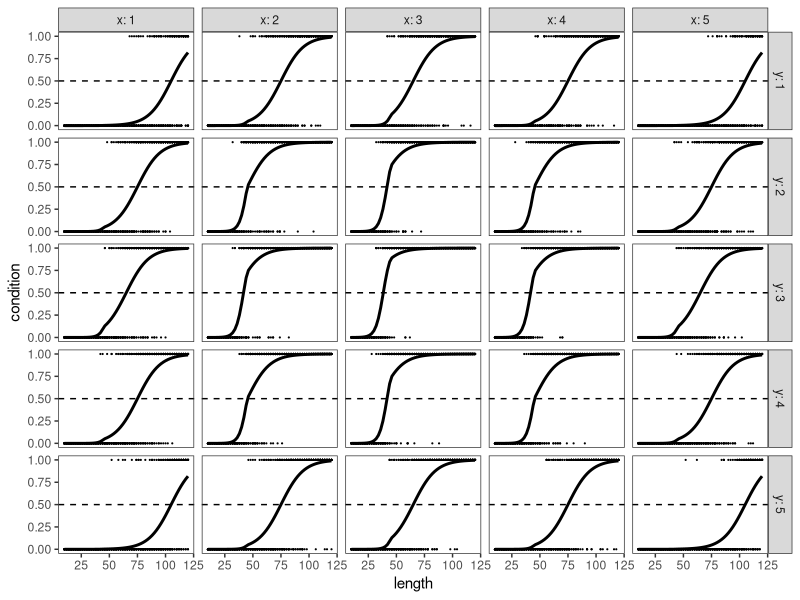
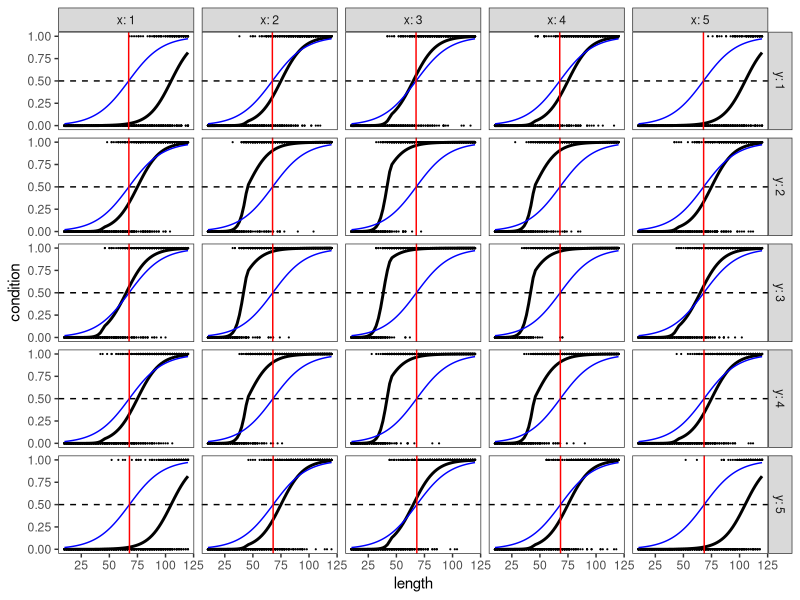
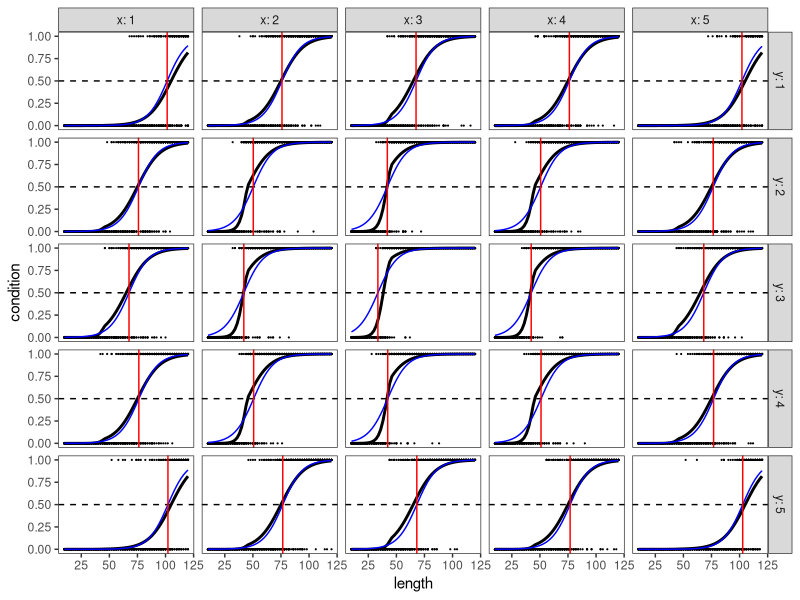
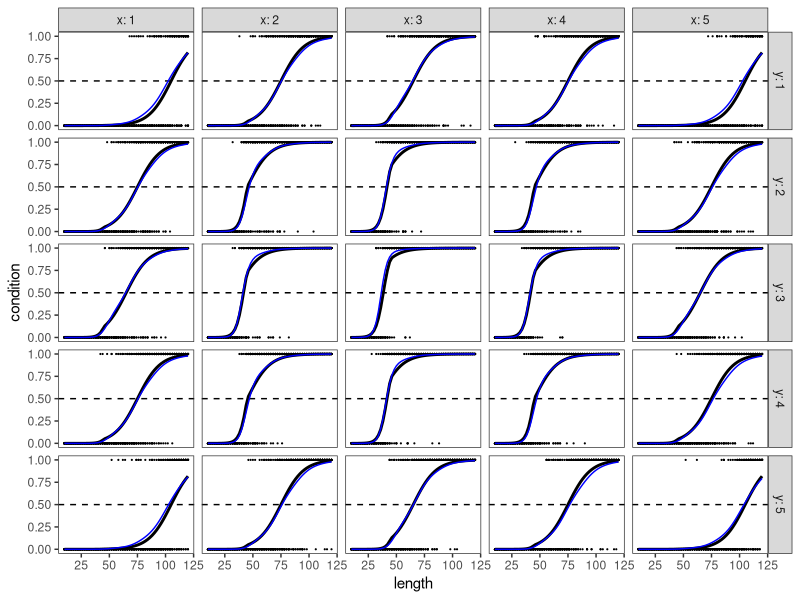
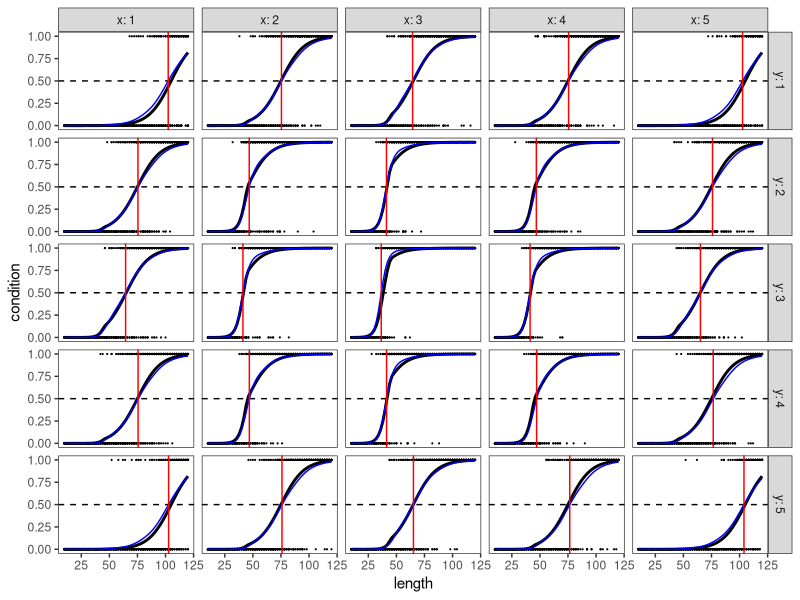
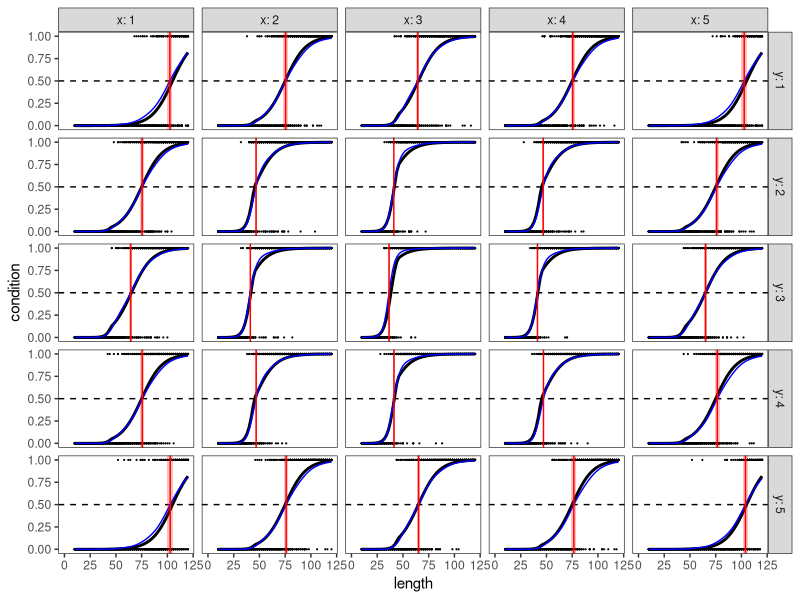

Here is the R script that generated these plots, in order:
## ---- chunk 1
knitr::opts_chunk$set(echo = TRUE, cache = FALSE,  fig.path = "figures/L50-", dpi = 250)
## ---- chunk 2
library(dplyr)   #for working with data frames
library(tidyr)   #for working with data frames
library(ggplot2) #for generating plots
library(mgcv)    #for fitting nonlinear (generalized additive) models

set.seed(1)
## ---- chunk 3
dat = crossing(x = 1:5,  #x and y occur across a 5x5 grid
               y = 1:5, 
               #2 mm length bins, spanning from 10 to 120 mm.
               length = seq(10,120, by = 2), 
               #10 replicates at each size bin.
               rep = 1:10) %>%
  mutate(
    #create values on the link (logit) scale. In this data, maturation is
    #fastest in the middle of the range (x=3,y=3), and the length at maturity
    #curve is based off a two-part logistic function that changes slope at L = 45 mm
    prob_logit = 2 -(x-3)^2 - (y-3)^2 + ifelse(length<45, 0.3*(length-45),0.1*(length-45)),
    prob = plogis(prob_logit),
    condition = rbinom(n = n(), prob = prob,size = 1))
## ---- chunk 4
head(dat)
## ---- chunk 5
raw_data_plot = ggplot(dat, aes(x = length, y = condition))+ 
  facet_grid(y~x, labeller = label_both) + 
  geom_point(size=0.1)+
  geom_line(aes(y=prob), size=1)+
  geom_hline(yintercept = 0.5,linetype=2)+
  theme_bw()+
  theme(panel.grid = element_blank())
  

raw_data_plot
## ---- chunk 6
l_mat_linear = glm(condition ~ 1 + length + x + y, data = dat, family=binomial(link = "logit"))
## ---- chunk 7
dat_pred = crossing(x = unique(dat$x),
                    y = unique(dat$y),
                    length = 0, #dummy value of length. Set to zero so it will not affect the predictions
                    condition = 1 #dummy value of condition; will not affect predicted L50 values, but it is needed for building the model matrix.
                    )
## ---- chunk 8
linear_model_matrix = model.matrix(l_mat_linear$formula, dat_pred)
## ---- chunk 9
linear_coef = coef(l_mat_linear)

L50_numerator = linear_model_matrix%*%linear_coef #matrix multiplication of 
L50_denominator = linear_coef[["length"]]

dat_pred$L50_linear = -L50_numerator/L50_denominator
## ---- chunk 10

linear_l50_plot = raw_data_plot +
  geom_line(aes(y=fitted(l_mat_linear)),color="blue")+
  geom_vline(data =dat_pred, aes(xintercept = L50_linear), linetype=1, color="red")
  

linear_l50_plot
## ---- chunk 11
l_mat_quad = glm(condition ~ 1 + length + x +I(x^2) + y + I(y^2), data = dat, family=binomial(link = "logit"))

quad_model_matrix = model.matrix(l_mat_quad$formula, dat_pred)
quad_coef = coef(l_mat_quad)

L50_numerator = quad_model_matrix%*%quad_coef 
L50_denominator = quad_coef[["length"]]

dat_pred$L50_quad = -L50_numerator/L50_denominator

quad_l50_plot = raw_data_plot +
  geom_line(aes(y=fitted(l_mat_quad)),color="blue")+
  geom_vline(data =dat_pred, aes(xintercept = L50_quad), linetype=1, color="red")
  

quad_l50_plot
## ---- chunk 12
l_mat_gam = gam(condition ~ 1 + s(length) +s(x, y, k=5), data = dat, family=binomial(link = "logit"))
## ---- chunk 13
gam_plot = raw_data_plot +
  geom_line(aes(y=fitted(l_mat_gam)),color="blue")

gam_plot
## ---- chunk 14
get_link_sqrt = function(length, coefs, covar, model){
  covar$length = length
  #this returns the linear predictors corresponding to the new data. 
  lp_matrix = predict(model,newdata = covar, type="lpmatrix") 
  
  #to get predictions on the link scale, we'll use matrix multiplication to
  #multiply the lp_matrix times the vector of coefficients.
  link_pred = lp_matrix%*%coefs
  return(link_pred^2)
}
## ---- chunk 15
test_l50 = optimize(get_link_sqrt,interval = c(0,150),
                    coefs = coef(l_mat_gam),
                    covar = dat_pred[1,], 
                    model = l_mat_gam)
print(test_l50)
## ---- chunk 16
dat_pred$L50_gam = 0 #creating an empty value here
#we also want to keep track of the objective function. If this deviates away
#from 0, it's a sign that the optimizer didn't,well, optimize.
dat_pred$objective = 0 

for(i in 1:nrow(dat_pred)){
  current_L50 = optimize(get_link_sqrt,interval = c(0,150),
                    coefs = coef(l_mat_gam),
                    covar = dat_pred[i,], 
                    model = l_mat_gam)
  dat_pred$L50_gam[i] = current_L50$minimum
  dat_pred$objective[i] = current_L50$objective
}
## ---- chunk 17
gam_l50_plot = raw_data_plot +
  geom_line(aes(y=fitted(l_mat_gam)),color="blue")+
  geom_vline(data =dat_pred, aes(xintercept = L50_gam), linetype=1, color="red")
  

gam_l50_plot
## ---- chunk 18
dat_pred$objective
## ---- chunk 19
dat_pred$L50_gam_sd = 0 #creating an empty value here

#We'll generate 50 random coefficient vectors. This can take a while to run,
#so it's not a bad idea to keep n_sample low.
n_samples = 50
coefs = rmvn(n_samples, mu = coef(l_mat_gam), V = vcov(l_mat_gam))
L50_samples = rep(0, times = n_samples)


for(i in 1:nrow(dat_pred)){
  for(j in 1:n_samples){
    current_L50 = optimize(get_link_sqrt,interval = c(0,150),
                    coefs = coefs[j,],
                    covar = dat_pred[i,], 
                    model = l_mat_gam)
    L50_samples[j] = current_L50$minimum
  }
  dat_pred$L50_gam_sd[i] = sd(L50_samples)
  
}
## ---- chunk 20
gam_l50_sd_plot = raw_data_plot +
  geom_line(aes(y=fitted(l_mat_gam)),color="blue")+
  geom_rect(data = dat_pred,
            aes(xmin = L50_gam - 1.96*L50_gam_sd,
                xmax = L50_gam + 1.96*L50_gam_sd,
                ymin = -Inf,
                ymax = Inf),fill = "red", alpha=0.25)+
  geom_vline(data =dat_pred, aes(xintercept = L50_gam), linetype=1, color="red")
  

gam_l50_sd_plot
